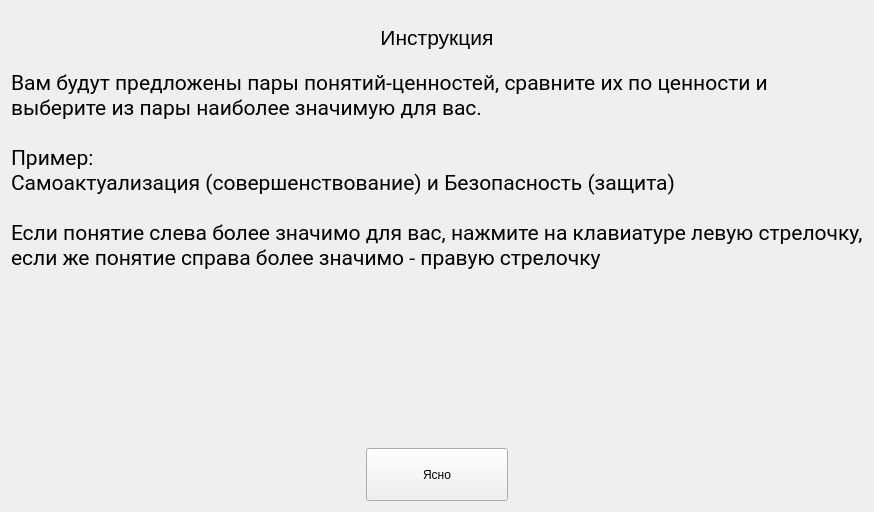
<?xml version="1.0" encoding="UTF-8"?>
<ui version="4.0">
 <class>Instruction</class>
 <widget class="QWidget" name="Instruction">
  <property name="geometry">
   <rect>
    <x>0</x>
    <y>0</y>
    <width>874</width>
    <height>512</height>
   </rect>
  </property>
  <property name="sizePolicy">
   <sizepolicy hsizetype="Expanding" vsizetype="Expanding">
    <horstretch>0</horstretch>
    <verstretch>0</verstretch>
   </sizepolicy>
  </property>
  <property name="windowTitle">
   <string>Form</string>
  </property>
  <layout class="QVBoxLayout" name="verticalLayout" stretch="1,7,1">
   <item>
    <widget class="QLabel" name="label">
     <property name="font">
      <font>
       <pointsize>16</pointsize>
      </font>
     </property>
     <property name="text">
      <string>Инструкция</string>
     </property>
     <property name="alignment">
      <set>Qt::AlignCenter</set>
     </property>
    </widget>
   </item>
   <item>
    <widget class="QLabel" name="label_2">
     <property name="font">
      <font>
       <family>Roboto</family>
       <pointsize>16</pointsize>
      </font>
     </property>
     <property name="text">
      <string>Вам будут предложены пары понятий-ценностей, сравните их по ценности и выберите из пары наиболее значимую для вас.

Пример: 
Самоактуализация (совершенствование) и Безопасность (защита)

Если понятие слева более значимо для вас, нажмите на клавиатуре левую стрелочку, если же понятие справа более значимо - правую стрелочку</string>
     </property>
     <property name="alignment">
      <set>Qt::AlignLeading|Qt::AlignLeft|Qt::AlignTop</set>
     </property>
     <property name="wordWrap">
      <bool>true</bool>
     </property>
    </widget>
   </item>
   <item>
    <layout class="QHBoxLayout" name="horizontalLayout" stretch="5,2,5">
     <item>
      <spacer name="horizontalSpacer">
       <property name="orientation">
        <enum>Qt::Horizontal</enum>
       </property>
       <property name="sizeHint" stdset="0">
        <size>
         <width>248</width>
         <height>20</height>
        </size>
       </property>
      </spacer>
     </item>
     <item>
      <widget class="QPushButton" name="pushButton">
       <property name="sizePolicy">
        <sizepolicy hsizetype="Minimum" vsizetype="Minimum">
         <horstretch>0</horstretch>
         <verstretch>0</verstretch>
        </sizepolicy>
       </property>
       <property name="text">
        <string>Ясно</string>
       </property>
      </widget>
     </item>
     <item>
      <spacer name="horizontalSpacer_2">
       <property name="orientation">
        <enum>Qt::Horizontal</enum>
       </property>
       <property name="sizeHint" stdset="0">
        <size>
         <width>318</width>
         <height>20</height>
        </size>
       </property>
      </spacer>
     </item>
    </layout>
   </item>
  </layout>
 </widget>
 <resources/>
 <connections/>
</ui>
